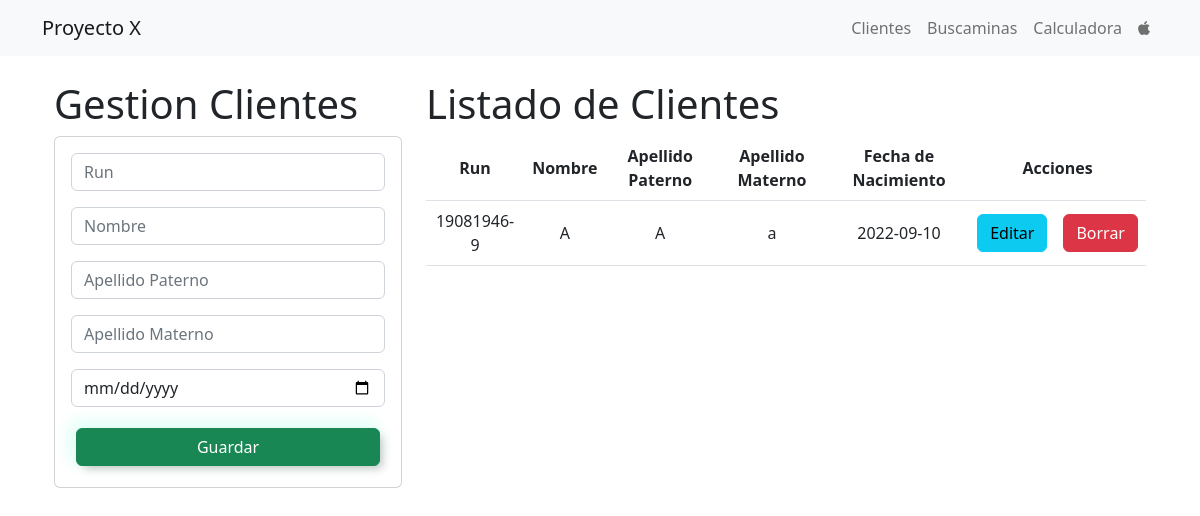
The app's page / (signed in) with its own data.
### Aplicaciones/Clientes/models.py (models this page shows, shortened)
class Clientes(models.Model):
    run=models.CharField(primary_key=True,max_length=11)
    nombre=models.CharField(max_length=21)
    apellido_paterno=models.CharField(max_length=21)
    apellido_materno=models.CharField(max_length=21)
    fecha_nacimiento=models.CharField(max_length=70)

### Aplicaciones/Clientes/views.py (the view)
# urls.py: path('', views.home),
@login_required
def home(request):
    clientes = Clientes.objects.all()
    return render(request, "gestionClientes.html", {"clientes": clientes})

### Aplicaciones/Clientes/templates/gestionClientes.html (shortened to what this page needs)
{% extends "./base.html" %}
{% block body %}
<div id="gestion" class="row not-visible">
    <div class="col-sm-12 col-md-6 col-lg-4 col-xl-4">
        <h1>Gestion Clientes</h1>
        <div class="card">
            <div class="card-body">
                <form action="/registrarCliente/" method="POST">{% csrf_token %}
                    <div class="mb-3">
                        <input type="text" id="txtRun" name="txtRun" class="form-control" placeholder="Run"  oninput="checkRut(this)" required/>
                    </div>
                    <div class="mb-3">
                        <input type="text" id="txtNombre" name="txtNombre" class="form-control txtInput" placeholder="Nombre" required/>
                    </div>
                    <div class="mb-3">
                        <input type="text" id="txtAPaterno" name="txtAPaterno" class="form-control txtInput" placeholder="Apellido Paterno" required/>
                    </div>
                    <div class="mb-3">
                        <input type="text" id="txtAM" name="txtAM" class="form-control txtInput" placeholder="Apellido Materno" required/>
                    </div>
                    <div class="mb-3">
                        <input type="date" id="txtDate" name="txtDate" class="form-control" required/>
                    </div>
                    <div class="d-grid gap-2">
                        <button type="submit" class="btn btn-success">Guardar</button>
                    </div>
                </form>
            </div>
        </div>
    </div>
    <div class="col-sm-12 col-md-6 col-lg-8 col-xl-8">
        <h1>Listado de Clientes</h1>
        <div class="table-responsive">
            <table class="table table-stripped">
                <thead>
                    <tr>
                        <th>Run</th>
                        <th>Nombre</th>
                        <th>Apellido Paterno</th>
                        <th>Apellido Materno</th>
                        <th>Fecha de Nacimiento</th>
                        <th colspan="2">Acciones</th>
                    </tr>
                </thead>
                <tbody>
                    {% for c in clientes %}
                    <tr>
                        <td>{{c.run}}</td>
                        <td>{{c.nombre}}</td>
                        <td>{{c.apellido_paterno}}</td>
                        <td>{{c.apellido_materno}}</td>
                        <td>{{c.fecha_nacimiento}}</td>
                        <td><a href="editarCliente/{{c.run}}" class="btn btn-info">Editar</a></td>
                        <td><a href="eliminarCliente/{{c.run}}" class="btn btn-danger btnEliminar">Borrar</a></td>
                    </tr>
                    {% endfor %}
                </tbody>
            </table>
        </div>
    </div>
</div>
{% endblock %}

### Aplicaciones/Clientes/static/css/gestionClientes.css (style rules this page uses)
th,td { text-align: center; vertical-align: middle; }

### Aplicaciones/Clientes/static/css/calculadora.css (style rules this page uses)
button { cursor: pointer; margin: 5px; padding: 0; border-radius: 32px; font-size: 1.5em; border: none; background-color: #00916e; box-shadow: 5px 5px 10px -3px #00000040, -5px -5px 15px 3px #00ffc11f; }

### records on screen
Clientes: run "19081946-9", nombre "A", apellido_paterno "A", apellido_materno "a", fecha_nacimiento "2022-09-10"
